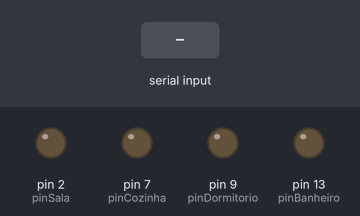
The sketch below on a simulated Arduino Uno, built with avr-gcc and run on an emulated ATmega328P. Shown: output pins drawn as LEDs (lit = HIGH). The test bench sets the inputs (shaded band).

Above: at 1.2 s.
1.3 s: "S" received over Serial
At 2.5 s:
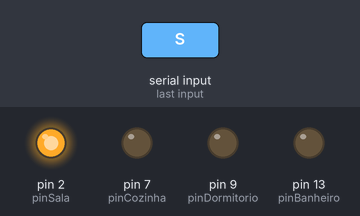
2.8 s: "C" received over Serial
At 3.7 s:
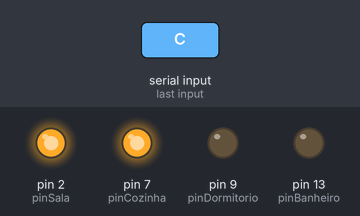
4.3 s: "s" received over Serial
At 4.8 s:
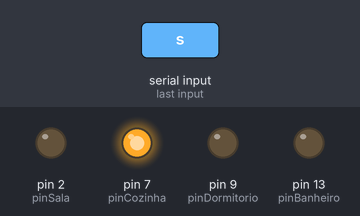
5.8 s: "D" received over Serial
At 7.0 s:
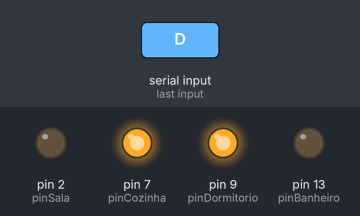
7.3 s: "c" received over Serial
At 8.3 s:
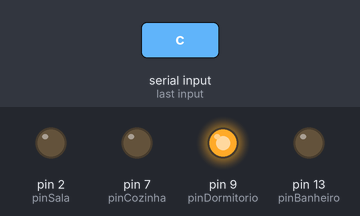
8.8 s: "B" received over Serial
At 9.4 s:
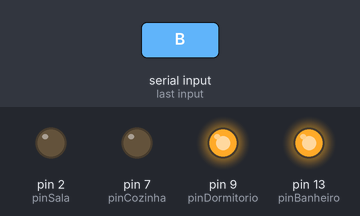
Timing chart, 0 to 11.3 s (numbered marks = the images above; inputs shaded):
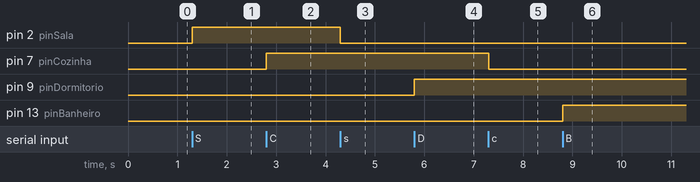

Measured:
- after the input at 1.3 s, pin 2 (pinSala): LOW → HIGH at once
- after the input at 2.8 s, pin 7 (pinCozinha): LOW → HIGH at once
- after the input at 4.3 s, pin 2 (pinSala): HIGH → LOW at once
- after the input at 5.8 s, pin 9 (pinDormitorio): LOW → HIGH at once
- after the input at 7.3 s, pin 7 (pinCozinha): HIGH → LOW at once
- after the input at 8.8 s, pin 13 (pinBanheiro): LOW → HIGH at once

The sketch:

Automacao-Apartamento.ino
```cpp
// Mapeamento dos pinos digitais para os LEDs
const int pinSala = 2;
const int pinCozinha = 7;
const int pinDormitorio = 9;
const int pinBanheiro = 13;

void setup() {
  // Configura a comunicação série (Baud Rate idêntico ao do HTML)
  Serial.begin(9600);

  // Define os pinos como saídas digitais
  pinMode(pinSala, OUTPUT);
  pinMode(pinCozinha, OUTPUT);
  pinMode(pinDormitorio, OUTPUT);
  pinMode(pinBanheiro, OUTPUT);

  // Inicia com todos os LEDs desligados
  digitalWrite(pinSala, LOW);
  digitalWrite(pinCozinha, LOW);
  digitalWrite(pinDormitorio, LOW);
  digitalWrite(pinBanheiro, LOW);
}

void loop() {
  // Verifica se existem dados disponíveis na porta série
  if (Serial.available() > 0) {
    char comando = Serial.read(); // Lê o comando enviado pelo browser

    switch (comando) {
      // --- CONTROLO DA SALA ---
      case 'S':
        digitalWrite(pinSala, HIGH);
        break;
      case 's':
        digitalWrite(pinSala, LOW);
        break;

      // --- CONTROLO DA COZINHA ---
      case 'C':
        digitalWrite(pinCozinha, HIGH);
        break;
      case 'c':
        digitalWrite(pinCozinha, LOW);
        break;

      // --- CONTROLO DO DORMITÓRIO ---
      case 'D':
        digitalWrite(pinDormitorio, HIGH);
        break;
      case 'd':
        digitalWrite(pinDormitorio, LOW);
        break;

      // --- CONTROLO DO BANHEIRO ---
      case 'B':
        digitalWrite(pinBanheiro, HIGH);
        break;
      case 'b':
        digitalWrite(pinBanheiro, LOW);
        break;
    }
  }
}
```
